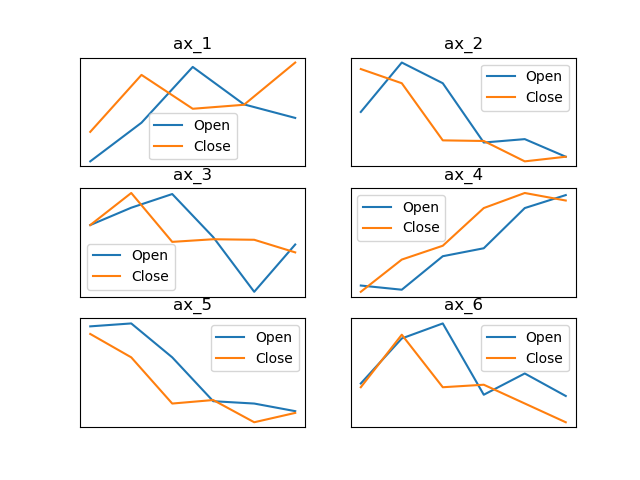

Write Python code to recreate this figure.
import matplotlib.pyplot as plt
import pandas as pd

df = pd.read_csv('AFLT.csv')

x_1 = df['Дата'].iloc[0:5]
y1_1 = df['Цена открытия'].iloc[0:5]
y1_2 = df['Цена закрытия'].iloc[0:5]

x_2 = df['Дата'].iloc[4:10]
y2_1 = df['Цена открытия'].iloc[4:10]
y2_2 = df['Цена закрытия'].iloc[4:10]

x_3 = df['Дата'].iloc[9:15]
y3_1 = df['Цена открытия'].iloc[9:15]
y3_2 = df['Цена закрытия'].iloc[9:15]

x_4 = df['Дата'].iloc[14:20]
y4_1 = df['Цена открытия'].iloc[14:20]
y4_2 = df['Цена закрытия'].iloc[14:20]

x_5 = df['Дата'].iloc[19:25]
y5_1 = df['Цена открытия'].iloc[19:25]
y5_2 = df['Цена закрытия'].iloc[19:25]

x_6 = df['Дата'].iloc[24:30]
y6_1 = df['Цена открытия'].iloc[24:30]
y6_2 = df['Цена закрытия'].iloc[24:30]

fig = plt.figure()

ax_1 = fig.add_subplot(3, 2, 1)

ax_1.plot(x_1, y1_1, label='Open')
ax_1.plot(x_1, y1_2, label='Close')

ax_2 = fig.add_subplot(3, 2, 2)

ax_2.plot(x_2, y2_1, label='Open')
ax_2.plot(x_2, y2_2, label='Close')

ax_3 = fig.add_subplot(3, 2, 3)

ax_3.plot(x_3, y3_1, label='Open')
ax_3.plot(x_3, y3_2, label='Close')

ax_4 = fig.add_subplot(3, 2, 4)

ax_4.plot(x_4, y4_1, label='Open')
ax_4.plot(x_4, y4_2, label='Close')

ax_5 = fig.add_subplot(3, 2, 5)

ax_5.plot(x_5, y5_1, label='Open')
ax_5.plot(x_5, y5_2, label='Close')

ax_6 = fig.add_subplot(3, 2, 6)

ax_6.plot(x_6, y6_1, label='Open')
ax_6.plot(x_6, y6_2, label='Close')


ax_1.set(title='ax_1', xticks=[], yticks=[])
ax_1.legend()

ax_2.set(title='ax_2', xticks=[], yticks=[])
ax_2.legend()

ax_3.set(title='ax_3', xticks=[], yticks=[])
ax_3.legend()

ax_4.set(title='ax_4', xticks=[], yticks=[])
ax_4.legend()

ax_5.set(title='ax_5', xticks=[], yticks=[])
ax_5.legend()

ax_6.set(title='ax_6', xticks=[], yticks=[])
ax_6.legend()

plt.savefig("08_PLOT")

plt.show()